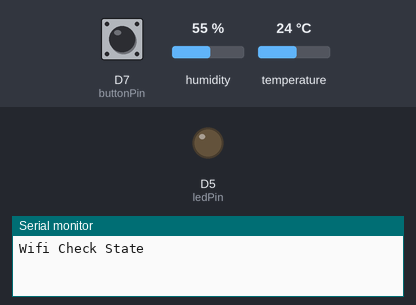
A sketch run on a simulated ESP8266 (NodeMCU). Shown: output pins drawn as LEDs (lit = HIGH), the last lines printed to the serial monitor. Inputs (shaded band) come from the test bench; at power-on: D7 (buttonPin) HIGH, humidity 55 %, temperature 24 °C. WiFi joins after 1.5 s; servers stay silent unless stated; no MQTT or app messages arrive unless stated.

Above: at 0.1 s.
At 3.1 s:
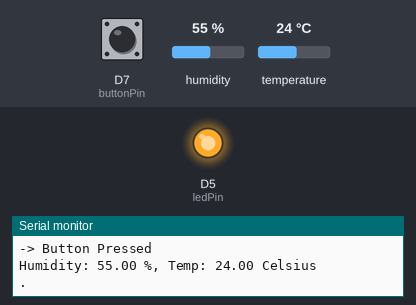
Timing chart, 0 to 4.6 s (numbered marks = the images above):
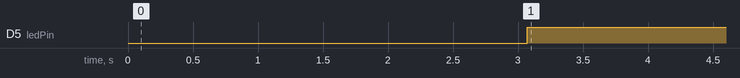

The sketch:

fsm-debounce.ino
```cpp
#include "fsm_config.h"
#include <ESP8266WiFi.h>
#include <PubSubClient.h>
#include <DHT.h>

#define DHTPIN D3
#define DHTTYPE DHT22   // DHT 22  (AM2302)
#define MQTT_KEEPALIVE 5000

DHT dht(DHTPIN, DHTTYPE);

const char* ssid = "jualabs";
const char* password = "jualabsufrpe";
const char* mqtt_server = "things.ubidots.com";

WiFiClient espClient;
PubSubClient client(espClient);

const int buttonPin = D7;    // definicao do pino utilizado pelo botao
const int ledPin = D5;       // definicao do pino utilizado pelo led

bool VERBOSE_ERRORS = false;  // Variavel que define se todos os erros serão printados no serial Monitor

String humRequestObj;        // string com obj de request para humidade
String tempRequestObj;       // string com obj de request para temperatura
bool repeatingState = false; // Flag que demonstra se o estado atual veio de um evento de repetição
float hum;
float temp;

//int buttonState = LOW;             // armazena a leitura atual do botao
int lastButtonState;         // armazena a leitura anterior do botao

unsigned long lastDebounceTime = 0;  // armazena a ultima vez que a leitura da entrada variou
unsigned long debounceDelay = 50;    // tempo utilizado para implementar o debounce

event wifi_check_state(void) {
  Serial.println("Wifi Check State");
  delay(10);
  // We start by connecting to a WiFi network

  WiFi.begin(ssid, password);
  delay(3000);
  if(WiFi.status() != WL_CONNECTED){
    return wifi_not_connected;
  } else {
    Serial.println();
    Serial.print("Connected to ");
    Serial.println(ssid);
    return wifi_connected;
  }
}

event server_check_state(void) {
  Serial.println("Server Check State");
  client.setServer(mqtt_server, 1883);
  if (client.connect("ESP8266Client", "A1E-MNEtItlUDrfu1LHwVdPXnqFrnPHvBA", "")) {
    if(client.connected()){
      return server_connected;
    }
  }

  return server_not_connected;
}

event start_state(void) {
//  Serial.println("Start State");

  bool btnPressed = false;
  int secCounter = 0;


  while(!btnPressed) {
    int buttonState = digitalRead(buttonPin);

    if(buttonState == 0 && lastButtonState == 1){
       lastButtonState = 0;
    }
    if(buttonState == 1 && lastButtonState == 0){
      lastButtonState = 1;
      Serial.println();
      Serial.println("-> Button Pressed");
      btnPressed = true;
      return coleta_btn;
    } else if (secCounter == 40){
      Serial.println();
      secCounter = 0;
      return coleta_time;
      break;
    } else if (secCounter % 4 == 0) {
      Serial.print(".");
    }


    delay(250);
    secCounter = secCounter + 1;
  }
}


event coleta_state(void) {
  //Serial.println("Coleta");
  hum=dht.readHumidity();
  temp=dht.readTemperature();
  String hum_str = String(hum);
  String temp_str = String(temp);

  printHumTemp();

  humRequestObj = "{\"value\":" + hum_str + "}";
  tempRequestObj = "{\"value\":" + temp_str + "}";

  // Função que retorna um evento e verifica se alguma das duas requisições ao Ubidots falhou. Se sim, retorna a verificação de conexão wifi se a placa não estiver conectada
  return _sendDataToUbidots();

}

event coleta_btn_state(void){
  hum=dht.readHumidity();
  temp=dht.readTemperature();
  String hum_str = String(hum);
  String temp_str = String(temp);

  printHumTemp();

  humRequestObj = "{\"value\":" + hum_str + "}";
  tempRequestObj = "{\"value\":" + temp_str + "}";

  return _sendDataToUbidotsBTN();

}

event led_on_state(void) {
  digitalWrite(ledPin, LOW);
  if(temp > 22) {
    digitalWrite(ledPin, HIGH);
  }

  return goto_start;
}

event empty_state(void) {
  Serial.println("Empty State - Algo deu errado!");
  return repeat;
}

// ======== Utility Functions ========

// Função que imprime valores no Serial Monitor
void printHumTemp(void) {
  if(!repeatingState){
    Serial.print("Humidity: ");
    Serial.print(hum);
    Serial.print(" %, Temp: ");
    Serial.print(temp);
    Serial.println(" Celsius");
  }
}

// Função que retorna evento de acordo com conexão/resposta do servidor Ubidots para requisições sem o envio do botão
event _sendDataToUbidots(void) {
  // Verifica se alguma das duas requisições ao Ubidots falhou. Se sim, retorna a verificação de conexão wifi se a placa não estiver conectada
  bool humPub = client.publish("/v1.6/devices/jualabs-projeto/humidity", humRequestObj.c_str());
  bool tempPub = client.publish("/v1.6/devices/jualabs-projeto/temperature", tempRequestObj.c_str());
  if(!humPub || !tempPub) {

    if(VERBOSE_ERRORS){
      Serial.print("-> Failed to publish data to UBIDOTS server: humidityRequestStatus -> ");
      Serial.print(humPub);
      Serial.print(" ; temperatureRequestStatus -> ");
      Serial.println(tempPub);
    }

    if(!client.connected()){
      _MQTTErrorHandler();
      repeatingState = true;
      return repeat;
    } else {
      return _MQTTErrorHandler();
    }
  }
  if(repeatingState){
    repeatingState = false;

    if(VERBOSE_ERRORS) {
      Serial.println("--> State repeat completed successfully");
    }
  }
  return goto_led;
}

// Mesma função que _sendDataToUbidots, mas com o envio do valor de contador para o botão
event _sendDataToUbidotsBTN(void) {
  event serverReturn = _sendDataToUbidots();
  bool btnPub = client.publish("/v1.6/devices/jualabs-projeto/counter", "{\"value\":1}");

  if(serverReturn != goto_led){
    return serverReturn;

  } else if(client.publish("/v1.6/devices/jualabs-projeto/counter", "{\"value\":1}")) {
    if(repeatingState){
      repeatingState = false;

      if(VERBOSE_ERRORS) {
        Serial.println("--> State repeat completed successfully");
      }
    }
    return goto_led;

  } else if(!client.connected()) {
    _MQTTErrorHandler();
    repeatingState = true;
    return repeat;

  } else {
    return _MQTTErrorHandler();
  }

}

// Função que faz o handling de erros que podem ocorrer ao tentar se conectar com UBIDOTS
event _MQTTErrorHandler(void) {
    String error;
    int state = client.state();
    if(state == MQTT_CONNECTION_TIMEOUT){
      error = "--> Cause: Connection Timeout to server ...";

    } else if (state == MQTT_CONNECTION_LOST){
      error = "--> Cause: Connection Lost. Reconnecting to Client and repeating state ...";
      if(VERBOSE_ERRORS){
        Serial.println(error);
      }
      return _clientConnect();

    } else if (state == MQTT_CONNECT_FAILED){
      error = "--> Cause: Failed to Connect ..." ;

    } else if (state == MQTT_DISCONNECTED){
      error = "--> Cause: Disconnected from server ...";

    } else if (state == MQTT_CONNECT_BAD_PROTOCOL){
      error = "--> Cause: Server doesn't support MQTT version ...";

    } else if (state == MQTT_CONNECT_BAD_CLIENT_ID){
      error = "--> Cause: Server Rejected client ID ...";

    } else if (state == MQTT_CONNECT_UNAVAILABLE){
      error = "--> Cause: Server was unable to accept connection ...";

    } else if (state == MQTT_CONNECT_BAD_CREDENTIALS){
      error = "--> Cause: Wrong Credentials ...";

    } else if (state == MQTT_CONNECT_UNAUTHORIZED){
      error = "--> Cause: Client wasn't authorized to connect ...";

    } else {
      error = "---> Cause: Unknown Error ... ";
    }

    if(VERBOSE_ERRORS){
      Serial.println(error);
    }
    return wifi_not_connected; // Retorna para o estado de checagem de Wifi
}

event _clientConnect(void){
  if (client.connect("ESP8266Client", "A1E-MNEtItlUDrfu1LHwVdPXnqFrnPHvBA", "")) {
    if(client.connected()){
      return server_connected;
    }
  }
     return server_not_connected;
}

// variaveis que armazenam estado atual, evento atual e funcao de tratamento do estado atual
state cur_state = ENTRY_STATE;
event cur_evt;
event (* cur_state_function)(void);

void setup() {
  Serial.begin(9600);
  pinMode(buttonPin, INPUT);
  pinMode(ledPin, OUTPUT);
  dht.begin();
}

void loop() {
  cur_state_function = state_functions[cur_state];
  cur_evt = (event) cur_state_function();
  if (EXIT_STATE == cur_state)
    return;
  cur_state = lookup_transitions(cur_state, cur_evt);
}
```

fsm_config.h
```cpp
#define NUM_STATES 7
#define NUM_EVENTS 9

// definicao dos possiveis eventos gerados pelos estados da FSM
typedef enum event_ {wifi_not_connected, wifi_connected, server_not_connected, server_connected, coleta_btn, coleta_time, goto_led, goto_start, repeat} event;
// definicao das funcoes que implementam o comportamento de cada estado

event wifi_check_state(void);
event server_check_state(void);
event start_state(void);
event coleta_state(void);
event coleta_btn_state(void);
event empty_state(void);
event led_on_state(void);

// array de ponteiros para as funcoes dos estados
event (* state_functions[])(void) = {wifi_check_state, server_check_state, start_state, coleta_btn_state, coleta_state, led_on_state, empty_state};
// definicao dos nomes dos estados
typedef enum state_ {wifi_check, server_check, start, coletaBtn, coleta, led, empty} state;
// estrutura que define as transicoes dos estados
state state_transitions[NUM_STATES][NUM_EVENTS] = {{wifi_check, server_check, empty, empty, empty, empty, start, empty, wifi_check}, //wifi check
                                                   {empty, empty, wifi_check, start, empty, empty, empty, start, server_check}, //server check
                                                   {empty, empty, empty, empty, coletaBtn, coleta, empty, start, start}, //start
                                                   {wifi_check, empty, wifi_check, coletaBtn, empty, empty, led, start, coletaBtn}, // coleta btn
                                                   {wifi_check, empty, wifi_check, coleta, empty, empty, led, start, coleta}, // coleta
                                                   {empty,empty,empty,empty, empty, empty, empty, start, led}, // led
                                                   {empty,empty,empty,empty, empty, empty, empty, empty, empty}}; // empty
// definicao dos estados inicial e final
#define EXIT_STATE empty
#define ENTRY_STATE wifi_check

// funcao que implementa a ransicao de estados
state lookup_transitions(state cur_state, event cur_evt) {
  return state_transitions[cur_state][cur_evt];
}
```

Measured:
- by itself, D5 (ledPin): LOW → HIGH at 3.1 s
